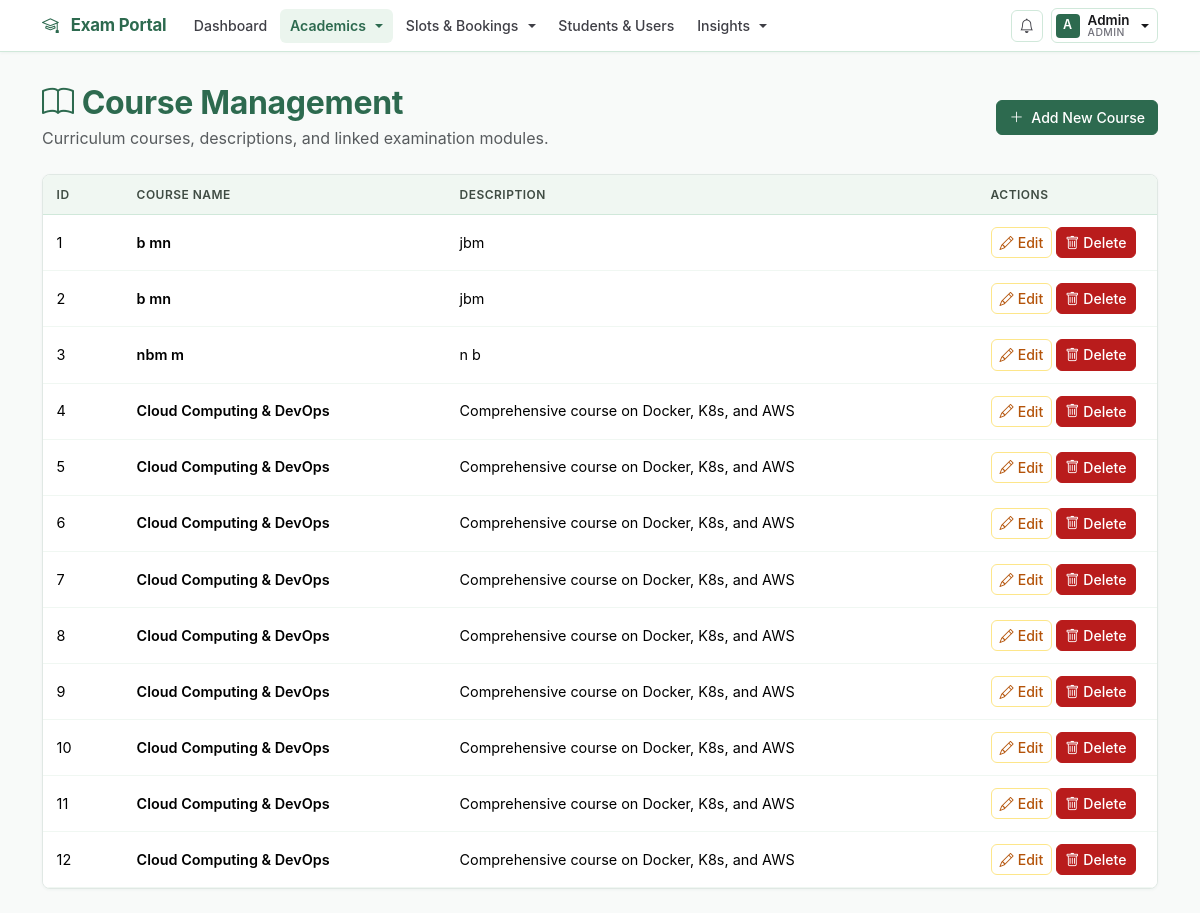
The app's page /courses (signed in), older data.
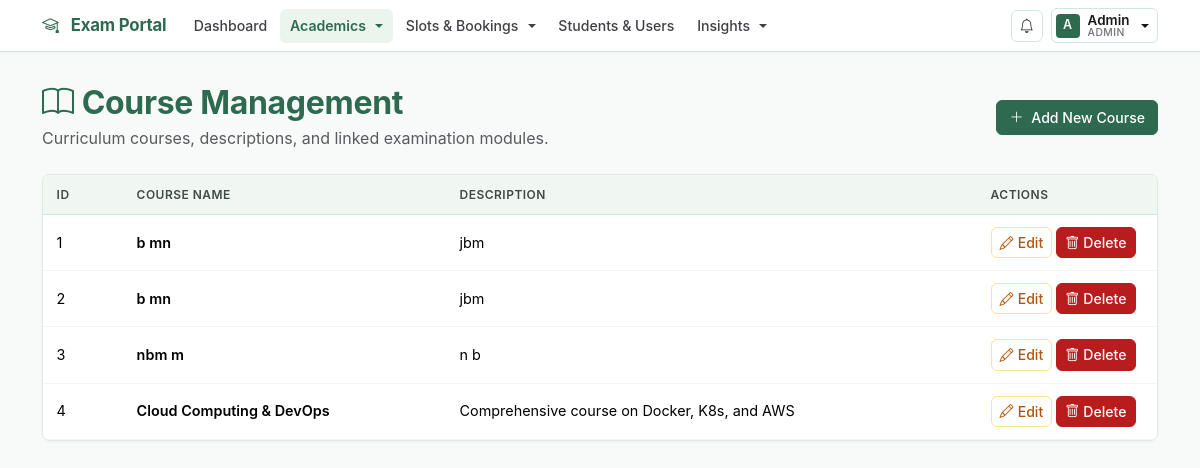
The same page, newer data.
### models.py (models this page shows, shortened)
class Course(db.Model):
    id = db.Column(db.Integer, primary_key=True)
    name = db.Column(db.String(100), nullable=False)
    description = db.Column(db.String(500))

### routes/admin.py (the view)
    @app.route("/courses")
    @role_required("Admin")
    def courses():
        all_courses = Course.query.all()
        return render_template("courses.html", courses=all_courses)

### app.py (called while the page is built)
@app.context_processor
def inject_global_data():
    unread_count = 0
    if "user_id" in session:
        unread_count = Notification.query.filter_by(
            user_id=session["user_id"],
            is_read=False,
        ).count()
    return {"unread_notifications_count": unread_count}

### helpers.py (called while the page is built)
def role_required(required_role):
    def decorator(fn):
        @wraps(fn)
        def wrapper(*args, **kwargs):
            if "user_id" not in session:
                return redirect(url_for("login"))
            user = User.query.get(session["user_id"])
            if not user or not user.is_active:
                session.clear()
                return redirect(url_for("login"))
            if user.role != required_role:
                abort(403)
            if user.role == "Examiner" and not user.is_approved:
                session.clear()
                return redirect(url_for("login"))
            return fn(*args, **kwargs)
        return wrapper
    return decorator

### templates/courses.html (shortened to what this page needs)
{% extends "base.html" %}
{% block content %}
<div class="container mt-4">
    <div class="d-flex justify-content-between align-items-center mb-4">
        <div>
            <h2 class="fw-bold mb-1" style="color: var(--color-primary);">
                <i class="bi bi-book me-2" style="color: var(--color-accent);"></i>Course Management
            </h2>
            <p class="text-muted mb-0">Curriculum courses, descriptions, and linked examination modules.</p>
        </div>
        <a href="{{ url_for('add_course') }}" class="btn btn-warm-primary">
            <i class="bi bi-plus-lg me-1"></i> Add New Course
        </a>
    </div>
    <div class="card shadow-sm">
        <div class="card-body p-0">
            <div class="table-responsive">
                <table class="table table-hover align-middle mb-0">
                    <thead class="warm-thead">
                        <tr>
                            <th style="width: 80px;">ID</th>
                            <th>Course Name</th>
                            <th>Description</th>
                            <th style="width: 180px;">Actions</th>
                        </tr>
                    </thead>
                    <tbody>
                        {% for course in courses %}
                        <tr>
                            <td>{{ course.id }}</td>
                            <td class="fw-semibold">{{ course.name }}</td>
                            <td>{{ course.description or "No description" }}</td>
                            <td>
                                <a href="{{ url_for('edit_course', course_id=course.id) }}"
                                   class="btn btn-warm-outline-warning btn-sm">
                                    <i class="bi bi-pencil me-1"></i>Edit
                                </a>
                                <form action="{{ url_for('delete_course', course_id=course.id) }}"
                                      method="POST" style="display:inline;"
                                      onsubmit="return confirm('Are you sure you want to delete this course?');">
                                    <button type="submit" class="btn btn-warm-danger btn-sm">
                                        <i class="bi bi-trash me-1"></i>Delete
                                    </button>
                                </form>
                            </td>
                        </tr>
                        {% endfor %}
                    </tbody>
                </table>
            </div>
        </div>
    </div>
</div>
{% endblock %}

Row changes from the older to the newer data that the page shows:
removed Course: id "5", name "Cloud Computing & DevOps", description "Comprehensive course on Docker, K8s, and AWS"
removed Course: id "6", name "Cloud Computing & DevOps", description "Comprehensive course on Docker, K8s, and AWS"
removed Course: id "7", name "Cloud Computing & DevOps", description "Comprehensive course on Docker, K8s, and AWS"
removed Course: id "8", name "Cloud Computing & DevOps", description "Comprehensive course on Docker, K8s, and AWS"
removed Course: id "9", name "Cloud Computing & DevOps", description "Comprehensive course on Docker, K8s, and AWS"
removed Course: id "10", name "Cloud Computing & DevOps", description "Comprehensive course on Docker, K8s, and AWS"
removed Course: id "11", name "Cloud Computing & DevOps", description "Comprehensive course on Docker, K8s, and AWS"
removed Course: id "12", name "Cloud Computing & DevOps", description "Comprehensive course on Docker, K8s, and AWS"
